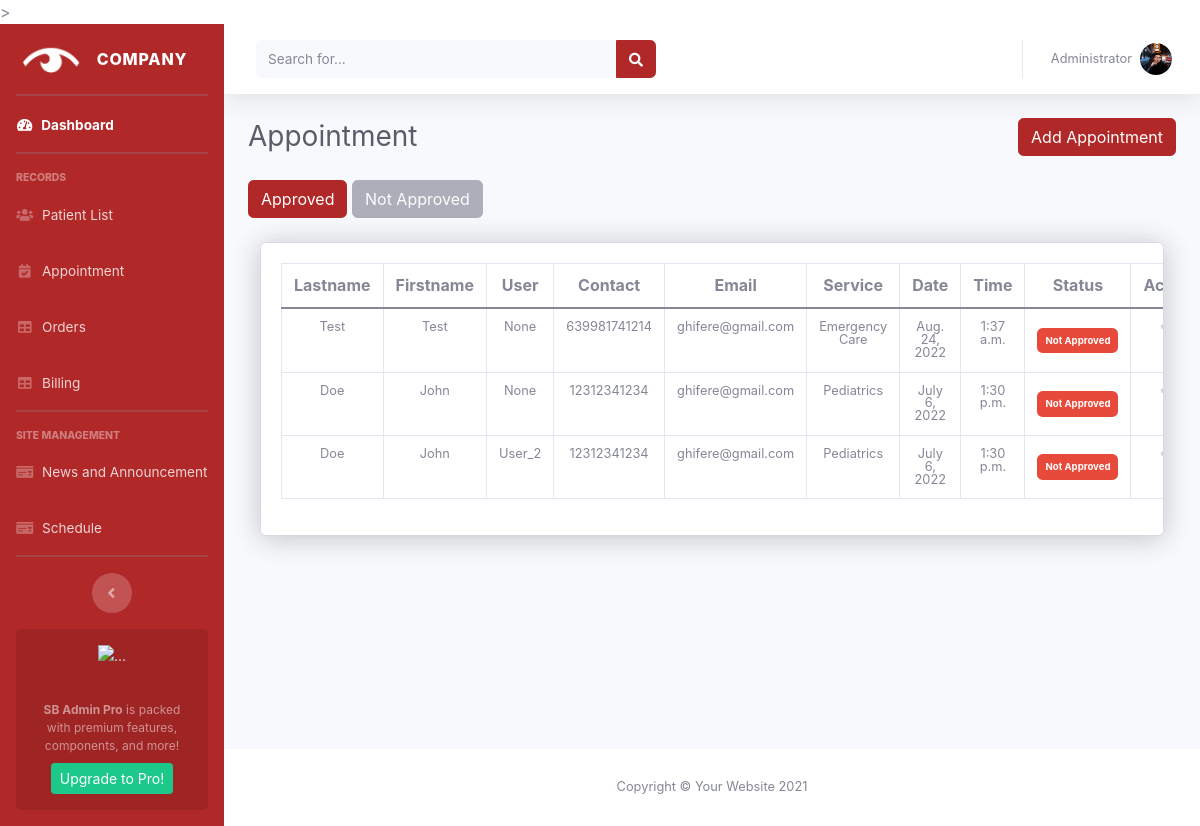
/appointment/, run on the app's committed database.
### accounts/models.py (models this page shows)
class Appointment(models.Model):
    user = models.ForeignKey(
        User, null=True, blank=True, on_delete=models.CASCADE)
    first_name = models.CharField(max_length=200, null=True, blank=True)
    last_name = models.CharField(max_length=200, null=True, blank=True)
    phone = models.CharField(max_length=200, null=True, blank=True)
    email = models.CharField(max_length=200, null=True, blank=True)
    purpose = models.CharField(max_length=200, null=True, blank=True)
    date = models.DateField(null=True, blank=True)
    time = models.TimeField(null=True, blank=True)
    status = models.CharField(
        max_length=200, null=True, blank=True, default='Not Approved')

### accounts/views.py (the view, shortened to what this page needs)
# urls.py: path('appointment/', views.appointment, name='appointment'),
def appointment(request):
    order_by_list = ['-date', '-time']
    appoint = Appointment.objects.all().filter(status='Not Approved')
    appointments = appoint.order_by(*order_by_list)
    context = {
        'appointments': appointments,
    }
    return render(request, 'admin/pages/appointment.html', context)

### accounts/templates/admin/pages/appointment.html (shortened to what this page needs)
{% extends 'admin/admin.html' %} {% block title %}Appointment{% endblock %}
{% block content %}
<div class="d-sm-flex align-items-center justify-content-between mb-4">
    <h1 class="h3 mb-0 text-gray-800">Appointment</h1>
    <a class="btn btn-primary" href="{% url 'create_appointment' %}" type="button">Add Appointment</a>
</div>
<a class="btn btn-primary" href="{% url 'appointment_approved' %}" type="button">Approved</a>
<a class="btn btn-secondary disabled" disabled="disabled" href="{% url 'appointment_approved' %}" type="button">Not
    Approved</a>
<link rel="stylesheet" type="text/css" href="https://cdn.datatables.net/1.12.1/css/jquery.dataTables.css">
<div class="col-xl-12 mt-4">
    <div class="card shadow mb-4">
        <div class="card card-body border-0 shadow table-responsive ">
            <table class="table table-bordered text-center align-middle">
                <thead>
                    <tr class="p-0 mb-2 h6 text-dark-100 bolder">
                        <th scope="col">Lastname</th>
                        <th scope="col">Firstname</th>
                        <th scope="col">User</th>
                        <th scope="col">Contact</th>
                        <th scope="col">Email</th>
                        <th scope="col">Service</th>
                        <th scope="col">Date</th>
                        <th scope="col">Time</th>
                        <th scope="col">Status</th>
                        <th scope="col" class="text-center">Action</th>
                    </tr>
                </thead>
                <tbody class="p-5">
                    {% for appointment in appointments %}
                    <tr class="small text-center lh-1">
                        <td>{{appointment.last_name}}</td>
                        <td>{{appointment.first_name}}</td>
                        <td>{{appointment.user}}</td>
                        <td>{{appointment.phone}}</td>
                        <td>{{appointment.email}}</td>
                        <td>{{appointment.purpose}}</td>
                        <td>{{appointment.date}}</td>
                        <td>{{appointment.time}}</td>
                        <td class="align-middle">
                            {% if appointment.status == "Approved" %}
                            <span class="badge p-2 bg-info align-middle">{{appointment.status}}</span>
                            {% else %}
                            <span class="badge p-2 bg-danger align-middle">{{appointment.status}}</span>
                            {% endif %}
                        </td>
                        <td class="text-center">
                            <div class="dropdown no-arrow">
                                <a class="dropdown-toggle" href="#" role="button" id="dropdownMenuLink-{{order.id}}"
                                    data-toggle="dropdown" aria-haspopup="true" aria-expanded="false">
                                    <i class="fas fa-ellipsis-h fa-lg fa-fw text-gray-400"></i>
                                </a>
                            </div>
                        </td>
                    </tr>
                    {% endfor %}
                </tbody>
            </table>
        </div>
    </div>
</div>
{% endblock %}

### static/css/admin_2.css (style rules this page uses)
.btn-primary { color: #fff; background-color:#b12828; border-color: #b12828; }

### static/css/evo-calendar.min.4.css (style rules this page uses)
*,::after,::before { -webkit-box-sizing:border-box;box-sizing:border-box; }
html,body { padding:0;margin:0 }

### accounts/templates/admin/admin.html (style rules this page uses)
html { scroll-behavior: smooth; }

### data on the page
Appointment: last_name "Test", first_name "Test", user "None", phone "639981741214", email "ghifere@gmail.com", purpose "Emergency Care", date "Aug. 24, 2022", time "1:37 a.m.", status "Not Approved"
Appointment: last_name "Doe", first_name "John", user "None", phone "12312341234", email "ghifere@gmail.com", purpose "Pediatrics", date "July 6, 2022", time "1:30 p.m.", status "Not Approved"
Appointment: last_name "Doe", first_name "John", user "User_2", phone "12312341234", email "ghifere@gmail.com", purpose "Pediatrics", date "July 6, 2022", time "1:30 p.m.", status "Not Approved"
